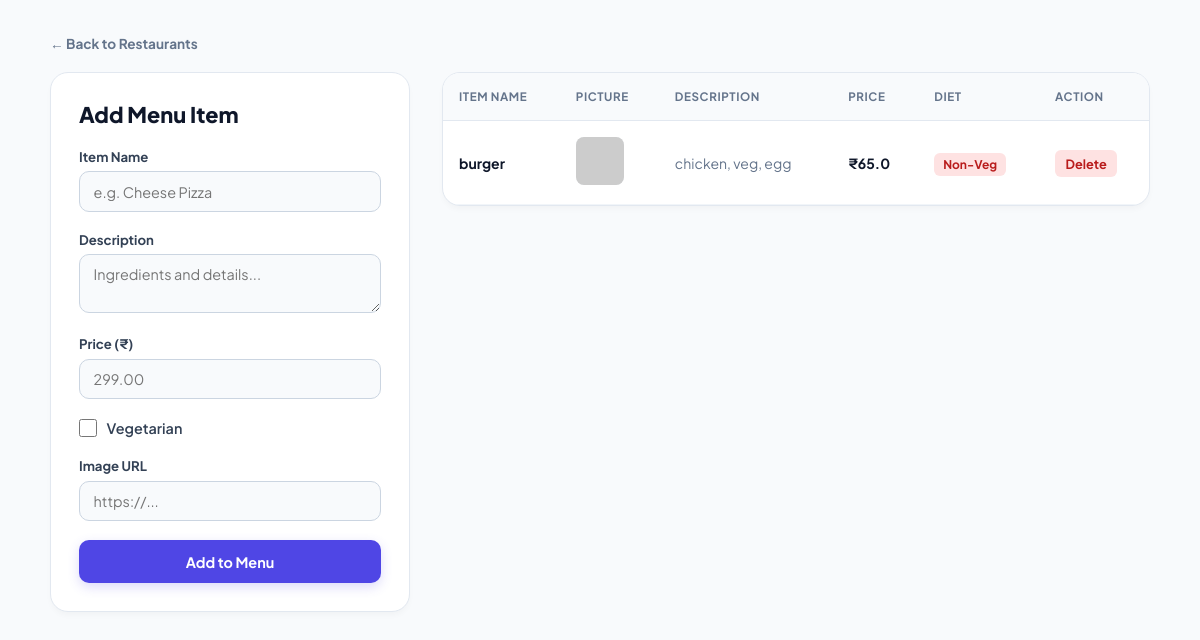
/open_update_menu/1, run on the app's committed database.
### delivery/models.py (models this page shows, shortened)
class Item(models.Model):
    restaurant = models.ForeignKey(
        Restaurant, on_delete=models.CASCADE, related_name="items"
    )
    name = models.CharField(max_length=100)
    description = models.CharField(max_length=255)
    price = models.FloatField()
    vegeterian = models.BooleanField(default=False)
    picture = models.URLField(
        max_length=500,
        default='https://www.indiafilings.com/learn/wp-content/uploads/2024/08/How-to-Start-Food-Business.jpg',
    )

### delivery/views.py (the view)
# urls.py: path('open_update_menu/<int:restaurant_id>', views.open_update_menu, name='open_update_menu'),
def open_update_menu(request, restaurant_id):
    restaurant = get_object_or_404(Restaurant, id=restaurant_id)
    itemList = restaurant.items.all()
    return render(
        request,
        'delivery/update_menu.html',
        {'itemList': itemList, 'restaurant': restaurant},
    )

### delivery/templates/delivery/update_menu.html (shortened to what this page needs)
<!DOCTYPE html>
<html lang="en">
<head>
</head>
<body>
    <div class="container">
        <a href="{% url 'open_show_restaurant' %}" class="back-link">← Back to Restaurants</a>
        <div class="layout-grid">
            <div class="card">
                <h2>Add Menu Item</h2>
                <form action="{% url 'update_menu' restaurant.id %}" method="post">
                    <div class="form-group">
                        <label for="name">Item Name</label>
                        <input type="text" id="name" name="name" placeholder="e.g. Cheese Pizza" required>
                    </div>
                    <div class="form-group">
                        <label for="description">Description</label>
                        <textarea id="description" name="description" rows="2" placeholder="Ingredients and details..." required></textarea>
                    </div>
                    <div class="form-group">
                        <label for="price">Price (₹)</label>
                        <input type="number" id="price" name="price" step="0.01" placeholder="299.00" required>
                    </div>
                    <div class="checkbox-group">
                        <input type="checkbox" id="vegeterian" name="vegeterian">
                        <label for="vegeterian">Vegetarian</label>
                    </div>
                    <div class="form-group">
                        <label for="picture">Image URL</label>
                        <input type="url" id="picture" name="picture" placeholder="https://...">
                    </div>
                    <button type="submit">Add to Menu</button>
                </form>
            </div>
            <div class="table-card">
                <table>
                    <thead>
                        <tr>
                            <th>Item Name</th>
                            <th>Picture</th>
                            <th>Description</th>
                            <th>Price</th>
                            <th>Diet</th>
                            <th>Action</th>
                        </tr>
                    </thead>
                    <tbody>
                        {% for item in itemList %}
                        <tr>
                            <td><strong>{{ item.name }}</strong></td>
                            <td>
                                <img src="{{ item.picture }}" alt="{{ item.name }}" class="thumb" onerror="this.src='https://placehold.co/80x80?text=Food'">
                            </td>
                            <td style="color: #64748b; max-width: 200px;">{{ item.description }}</td>
                            <td><strong>₹{{ item.price }}</strong></td>
                            <td>
                                {% if item.vegeterian %}
                                    <span class="badge-veg">Veg</span>
                                {% else %}
                                    <span class="badge-nonveg">Non-Veg</span>
                                {% endif %}
                            </td>
                            <td>
                                <a href="{% url 'delete_item' item.id %}" class="link-delete" onclick="return confirm('Delete this menu item?')">Delete</a>
                            </td>
                        </tr>
                        {% empty %}
                        <tr>
                            <td colspan="6" style="text-align: center; color: #94a3b8; padding: 2.5rem;">No items in this menu yet. Add one from the form!</td>
                        </tr>
                        {% endfor %}
                    </tbody>
                </table>
            </div>
        </div>
    </div>
</body>
</html>

### delivery/templates/delivery/update_menu.html (style rules this page uses)
* { box-sizing: border-box; margin: 0; padding: 0; font-family: 'Plus Jakarta Sans', sans-serif; }
body { background: #f8fafc; color: #0f172a; min-height: 100vh; padding: 2rem 1.5rem; }
.container { max-width: 1100px; margin: 0 auto; }
.back-link { display: inline-flex; align-items: center; gap: 0.35rem; font-size: 0.85rem; font-weight: 700; color: #64748b; text-decoration: none; margin-bottom: 1.25rem; }
.layout-grid { display: grid; grid-template-columns: 360px 1fr; gap: 2rem; align-items: start; }
.card { background: #ffffff; border: 1px solid #e2e8f0; border-radius: 18px; padding: 1.75rem; box-shadow: 0 4px 6px -1px rgba(0,0,0,0.03); }
h2 { font-size: 1.35rem; font-weight: 800; color: #0f172a; margin-bottom: 1.25rem; }
.form-group { margin-bottom: 1.15rem; }
label { display: block; font-size: 0.825rem; font-weight: 700; color: #334155; margin-bottom: 0.4rem; }
input[type="text"], input[type="number"], input[type="url"], textarea { width: 100%; padding: 0.65rem 0.85rem; border: 1px solid #cbd5e1; border-radius: 10px; font-size: 0.9rem; outline: none; background: #f8fafc; }
.checkbox-group { display: flex; align-items: center; gap: 0.6rem; margin: 1.25rem 0; }
.checkbox-group input { width: 18px; height: 18px; accent-color: #4f46e5; cursor: pointer; }
.checkbox-group label { margin-bottom: 0; font-weight: 600; font-size: 0.9rem; cursor: pointer; }
button { width: 100%; padding: 0.8rem; background: #4f46e5; color: #fff; border: none; border-radius: 10px; font-size: 0.9rem; font-weight: 700; cursor: pointer; transition: 0.2s ease; box-shadow: 0 4px 12px rgba(79, 70, 229, 0.2); }
.table-card { background: #ffffff; border: 1px solid #e2e8f0; border-radius: 18px; overflow-x: auto; box-shadow: 0 4px 6px -1px rgba(0,0,0,0.03); }
table { width: 100%; border-collapse: collapse; text-align: left; font-size: 0.875rem; }
th { background: #f8fafc; color: #64748b; font-weight: 700; text-transform: uppercase; font-size: 0.725rem; letter-spacing: 0.05em; padding: 1rem; border-bottom: 1px solid #e2e8f0; }
td { padding: 1rem; border-bottom: 1px solid #f1f5f9; vertical-align: middle; }
.thumb { width: 48px; height: 48px; object-fit: cover; border-radius: 8px; background: #f1f5f9; }
.badge-nonveg { color: #b91c1c; background: #fee2e2; padding: 0.25rem 0.55rem; border-radius: 6px; font-size: 0.75rem; font-weight: 700; }
.link-delete { color: #b91c1c; background: #fee2e2; padding: 0.35rem 0.65rem; border-radius: 6px; font-size: 0.8rem; font-weight: 700; text-decoration: none; transition: 0.2s; }

### data on the page
Item: name "burger", description "chicken, veg, egg", price "65.0", vegeterian "Non-Veg"
